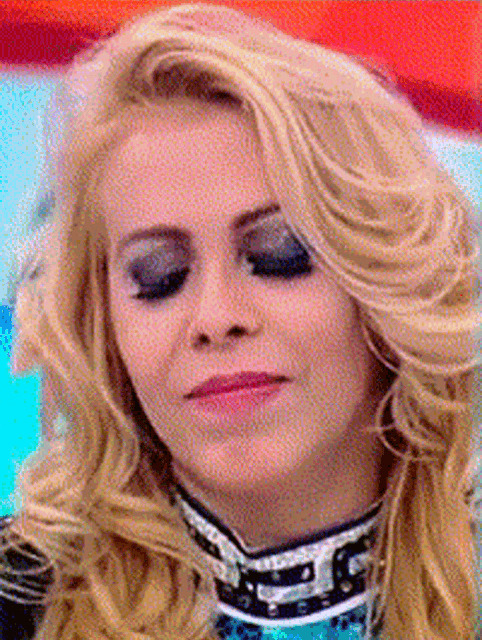
#> input picture tasks/task-04-linear-combination/image1.jpg, 482 x 640 px
$ python task-04-linear-combination.py
#> lines starting #> are read from the running program, lines starting #| are printed output that depends on the picture
import cv2
import numpy as np

def linear_combination(i1: np.ndarray, i2: np.ndarray, a1: float, a2: float) -> np.ndarray:
    """
    Compute the linear combination of two images using OpenCV:
    i_out = a1 * i1 + a2 * i2.

    Args:
        i1 (np.ndarray): First input image.
        i2 (np.ndarray): Second input image.
        a1 (float): Scalar weight for the first image.
        a2 (float): Scalar weight for the second image.

    Returns:
        np.ndarray: The resulting image with the same dtype as the input images.
    """
    # Ensure images have the same dimensions
    if i1.shape != i2.shape:
        raise ValueError("Input images must have the same dimensions.")

    ### START CODE HERE ###
    i_out = cv2.addWeighted(i1, a1, i2, a2, 0)
    ### END CODE HERE ###

    return i_out

# Example Usage
if __name__ == "__main__":
    # Load images
    i1 = cv2.imread('image1.jpg', cv2.IMREAD_COLOR)
#> i1 is the input picture: shape (640, 482, 3); mean B, G, R 112.4, 120.9, 174.5
    i2 = cv2.imread('image2.jpg', cv2.IMREAD_COLOR)
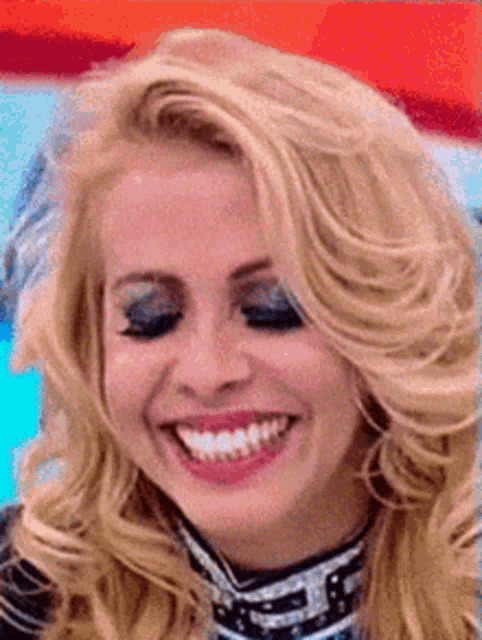
#> input picture tasks/task-04-linear-combination/image2.jpg, 482 x 640 px
#> i2 is the input picture: shape (640, 482, 3); mean B, G, R 106.6, 114, 174.8

    if i1 is None or i2 is None:
        raise FileNotFoundError("One or both images could not be loaded. Check file paths.")

    # Define scalars
    a1, a2 = 0.6, 0.4

    # Compute the linear combination
    output = linear_combination(i1, i2, a1, a2)
#> in linear_combination, `i_out = cv2.addWeighted(i1, a1, i2, a2, 0)`:
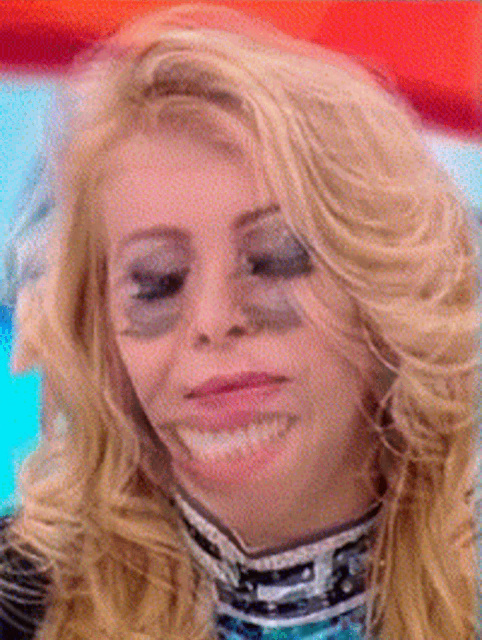
#> i_out: shape (640, 482, 3); mean B, G, R 110.1, 118.1, 174.6
